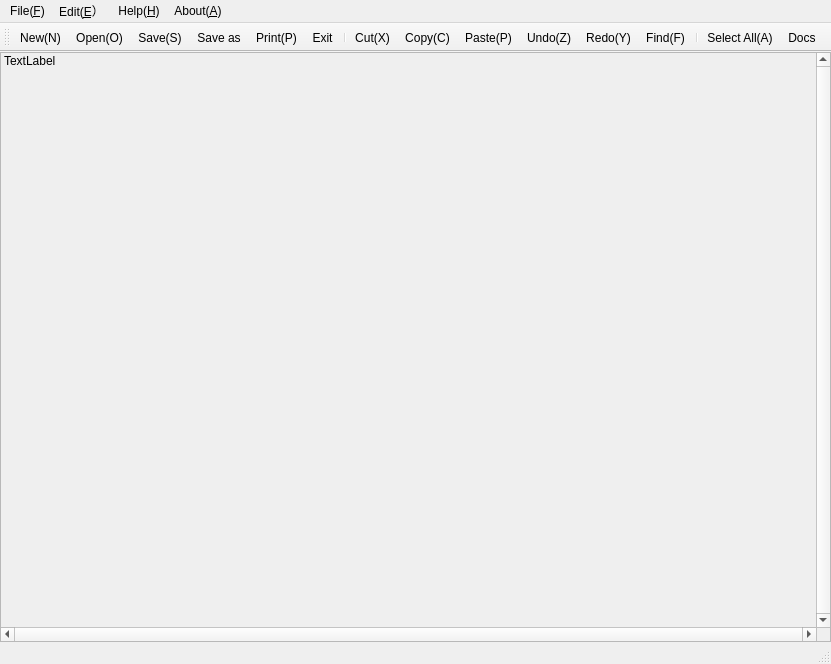
<?xml version="1.0" encoding="UTF-8"?>
<ui version="4.0">
 <class>MainWindow</class>
 <widget class="QMainWindow" name="MainWindow">
  <property name="geometry">
   <rect>
    <x>0</x>
    <y>0</y>
    <width>831</width>
    <height>664</height>
   </rect>
  </property>
  <property name="cursor">
   <cursorShape>ArrowCursor</cursorShape>
  </property>
  <property name="windowTitle">
   <string>MainWindow</string>
  </property>
  <widget class="QWidget" name="centralWidget">
   <property name="sizePolicy">
    <sizepolicy hsizetype="Preferred" vsizetype="Preferred">
     <horstretch>0</horstretch>
     <verstretch>0</verstretch>
    </sizepolicy>
   </property>
   <layout class="QVBoxLayout" name="verticalLayout">
    <property name="leftMargin">
     <number>0</number>
    </property>
    <property name="topMargin">
     <number>0</number>
    </property>
    <property name="rightMargin">
     <number>0</number>
    </property>
    <property name="bottomMargin">
     <number>0</number>
    </property>
    <item>
     <widget class="QScrollArea" name="scrollArea">
      <property name="sizePolicy">
       <sizepolicy hsizetype="Expanding" vsizetype="Expanding">
        <horstretch>0</horstretch>
        <verstretch>0</verstretch>
       </sizepolicy>
      </property>
      <property name="minimumSize">
       <size>
        <width>0</width>
        <height>0</height>
       </size>
      </property>
      <property name="cursor" stdset="0">
       <cursorShape>IBeamCursor</cursorShape>
      </property>
      <property name="verticalScrollBarPolicy">
       <enum>Qt::ScrollBarAlwaysOn</enum>
      </property>
      <property name="horizontalScrollBarPolicy">
       <enum>Qt::ScrollBarAlwaysOn</enum>
      </property>
      <property name="widgetResizable">
       <bool>true</bool>
      </property>
      <widget class="QWidget" name="scrollAreaWidgetContents_2">
       <property name="enabled">
        <bool>true</bool>
       </property>
       <property name="geometry">
        <rect>
         <x>0</x>
         <y>0</y>
         <width>815</width>
         <height>566</height>
        </rect>
       </property>
       <property name="minimumSize">
        <size>
         <width>250</width>
         <height>250</height>
        </size>
       </property>
       <widget class="QLabel" name="label">
        <property name="geometry">
         <rect>
          <x>3</x>
          <y>1</y>
          <width>851</width>
          <height>491</height>
         </rect>
        </property>
        <property name="styleSheet">
         <string notr="true">font: 30pt &quot;Calibri&quot;;</string>
        </property>
        <property name="text">
         <string>TextLabel</string>
        </property>
        <property name="alignment">
         <set>Qt::AlignLeading|Qt::AlignLeft|Qt::AlignTop</set>
        </property>
        <property name="wordWrap">
         <bool>false</bool>
        </property>
       </widget>
       <widget class="QLabel" name="label_2">
        <property name="geometry">
         <rect>
          <x>110</x>
          <y>0</y>
          <width>31</width>
          <height>31</height>
         </rect>
        </property>
        <property name="styleSheet">
         <string notr="true">border-image: url(:/my_images/icons/I.png);background: transparent;</string>
        </property>
        <property name="text">
         <string/>
        </property>
       </widget>
      </widget>
     </widget>
    </item>
   </layout>
  </widget>
  <widget class="QMenuBar" name="menuBar">
   <property name="geometry">
    <rect>
     <x>0</x>
     <y>0</y>
     <width>831</width>
     <height>21</height>
    </rect>
   </property>
   <widget class="QMenu" name="menuFile_F">
    <property name="title">
     <string>File(&amp;F)</string>
    </property>
    <addaction name="actionNew_N"/>
    <addaction name="actionOpen_O"/>
    <addaction name="actionSave_S"/>
    <addaction name="actionSave_as"/>
    <addaction name="separator"/>
    <addaction name="actionPrint_P"/>
    <addaction name="actionExit"/>
   </widget>
   <widget class="QMenu" name="menuEdit_E">
    <property name="title">
     <string>Edit(&amp;E）</string>
    </property>
    <addaction name="actionCut_X"/>
    <addaction name="actionCopy_C"/>
    <addaction name="actionPaste_P"/>
    <addaction name="actionUndo_Z"/>
    <addaction name="actionRedo_Y"/>
    <addaction name="separator"/>
    <addaction name="actionFind_F"/>
    <addaction name="actionSelect_All_A"/>
   </widget>
   <widget class="QMenu" name="menuHelp_H">
    <property name="title">
     <string>Help(&amp;H)</string>
    </property>
    <addaction name="actionDocs"/>
   </widget>
   <widget class="QMenu" name="menuAbout_A">
    <property name="title">
     <string>About(&amp;A)</string>
    </property>
    <addaction name="actionMiniword"/>
   </widget>
   <addaction name="menuFile_F"/>
   <addaction name="menuEdit_E"/>
   <addaction name="menuHelp_H"/>
   <addaction name="menuAbout_A"/>
  </widget>
  <widget class="QToolBar" name="mainToolBar">
   <attribute name="toolBarArea">
    <enum>TopToolBarArea</enum>
   </attribute>
   <attribute name="toolBarBreak">
    <bool>false</bool>
   </attribute>
   <addaction name="actionNew_N"/>
   <addaction name="actionOpen_O"/>
   <addaction name="actionSave_S"/>
   <addaction name="actionSave_as"/>
   <addaction name="actionPrint_P"/>
   <addaction name="actionExit"/>
   <addaction name="separator"/>
   <addaction name="actionCut_X"/>
   <addaction name="actionCopy_C"/>
   <addaction name="actionPaste_P"/>
   <addaction name="actionUndo_Z"/>
   <addaction name="actionRedo_Y"/>
   <addaction name="actionFind_F"/>
   <addaction name="separator"/>
   <addaction name="actionSelect_All_A"/>
   <addaction name="actionDocs"/>
  </widget>
  <widget class="QStatusBar" name="statusBar"/>
  <action name="actionNew_N">
   <property name="icon">
    <iconset resource="icons.qrc">
     <normaloff>:/my_images/icons/new.png</normaloff>:/my_images/icons/new.png</iconset>
   </property>
   <property name="text">
    <string>New(&amp;N)</string>
   </property>
  </action>
  <action name="actionOpen_O">
   <property name="icon">
    <iconset resource="icons.qrc">
     <normaloff>:/my_images/icons/open.png</normaloff>:/my_images/icons/open.png</iconset>
   </property>
   <property name="text">
    <string>Open(&amp;O)</string>
   </property>
  </action>
  <action name="actionSave_S">
   <property name="icon">
    <iconset resource="icons.qrc">
     <normaloff>:/my_images/icons/Save.png</normaloff>:/my_images/icons/Save.png</iconset>
   </property>
   <property name="text">
    <string>Save(&amp;S)</string>
   </property>
  </action>
  <action name="actionSave_as">
   <property name="icon">
    <iconset resource="icons.qrc">
     <normaloff>:/my_images/icons/saveas.png</normaloff>:/my_images/icons/saveas.png</iconset>
   </property>
   <property name="text">
    <string>Save as</string>
   </property>
  </action>
  <action name="actionPrint_P">
   <property name="text">
    <string>Print(&amp;P)</string>
   </property>
  </action>
  <action name="actionExit">
   <property name="icon">
    <iconset resource="icons.qrc">
     <normaloff>:/my_images/icons/exit.png</normaloff>:/my_images/icons/exit.png</iconset>
   </property>
   <property name="text">
    <string>Exit</string>
   </property>
  </action>
  <action name="actionCut_X">
   <property name="icon">
    <iconset resource="icons.qrc">
     <normaloff>:/my_images/icons/cut.png</normaloff>:/my_images/icons/cut.png</iconset>
   </property>
   <property name="text">
    <string>Cut(&amp;X)</string>
   </property>
   <property name="shortcut">
    <string>Ctrl+X</string>
   </property>
  </action>
  <action name="actionCopy_C">
   <property name="icon">
    <iconset resource="icons.qrc">
     <normaloff>:/my_images/icons/copy.png</normaloff>:/my_images/icons/copy.png</iconset>
   </property>
   <property name="text">
    <string>Copy(&amp;C)</string>
   </property>
   <property name="shortcut">
    <string>Ctrl+C</string>
   </property>
  </action>
  <action name="actionPaste_P">
   <property name="icon">
    <iconset resource="icons.qrc">
     <normaloff>:/my_images/icons/paste.png</normaloff>:/my_images/icons/paste.png</iconset>
   </property>
   <property name="text">
    <string>Paste(&amp;P)</string>
   </property>
   <property name="shortcut">
    <string>Ctrl+V</string>
   </property>
  </action>
  <action name="actionUndo_Z">
   <property name="icon">
    <iconset resource="icons.qrc">
     <normaloff>:/my_images/icons/undo_256.png</normaloff>:/my_images/icons/undo_256.png</iconset>
   </property>
   <property name="text">
    <string>Undo(&amp;Z)</string>
   </property>
   <property name="shortcut">
    <string>Ctrl+Z</string>
   </property>
  </action>
  <action name="actionRedo_Y">
   <property name="icon">
    <iconset resource="icons.qrc">
     <normaloff>:/my_images/icons/redo.png</normaloff>:/my_images/icons/redo.png</iconset>
   </property>
   <property name="text">
    <string>Redo(&amp;Y)</string>
   </property>
   <property name="shortcut">
    <string>Ctrl+Y</string>
   </property>
  </action>
  <action name="actionFind_F">
   <property name="text">
    <string>Find(&amp;F)</string>
   </property>
   <property name="shortcut">
    <string>Ctrl+F</string>
   </property>
  </action>
  <action name="actionSelect_All_A">
   <property name="icon">
    <iconset resource="icons.qrc">
     <normaloff>:/my_images/icons/changefont.png</normaloff>:/my_images/icons/changefont.png</iconset>
   </property>
   <property name="text">
    <string>Select All(&amp;A)</string>
   </property>
   <property name="shortcut">
    <string>Ctrl+A</string>
   </property>
  </action>
  <action name="actionDocs">
   <property name="icon">
    <iconset resource="icons.qrc">
     <normaloff>:/my_images/icons/aboutqt.png</normaloff>:/my_images/icons/aboutqt.png</iconset>
   </property>
   <property name="text">
    <string>Docs</string>
   </property>
  </action>
  <action name="actionMiniword">
   <property name="text">
    <string>Miniword</string>
   </property>
  </action>
 </widget>
 <layoutdefault spacing="6" margin="11"/>
 <resources>
  <include location="icons.qrc"/>
 </resources>
 <connections/>
</ui>
